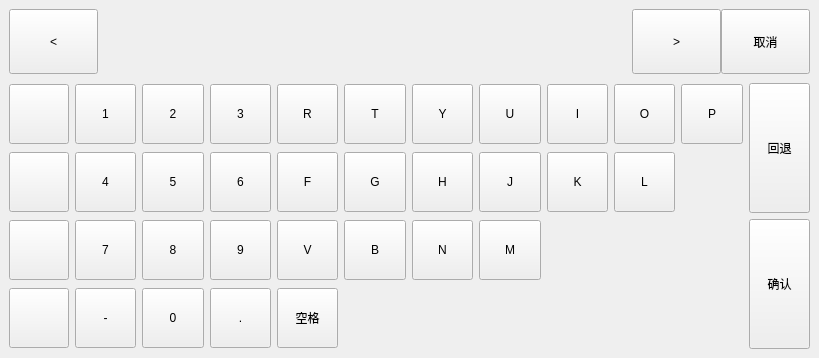
<?xml version="1.0" encoding="UTF-8"?>
<ui version="4.0">
 <class>Keyboard</class>
 <widget class="QWidget" name="Keyboard">
  <property name="geometry">
   <rect>
    <x>0</x>
    <y>0</y>
    <width>819</width>
    <height>358</height>
   </rect>
  </property>
  <property name="maximumSize">
   <size>
    <width>1024</width>
    <height>768</height>
   </size>
  </property>
  <property name="styleSheet">
   <string notr="true"/>
  </property>
  <layout class="QGridLayout" name="gridLayout_3">
   <property name="margin">
    <number>0</number>
   </property>
   <property name="spacing">
    <number>0</number>
   </property>
   <item row="0" column="0" colspan="2">
    <widget class="QWidget" name="widgetTop" native="true">
     <property name="sizePolicy">
      <sizepolicy hsizetype="Preferred" vsizetype="Preferred">
       <horstretch>0</horstretch>
       <verstretch>0</verstretch>
      </sizepolicy>
     </property>
     <property name="maximumSize">
      <size>
       <width>1024</width>
       <height>16777215</height>
      </size>
     </property>
     <layout class="QHBoxLayout" name="lay2">
      <property name="spacing">
       <number>0</number>
      </property>
      <property name="leftMargin">
       <number>9</number>
      </property>
      <property name="topMargin">
       <number>9</number>
      </property>
      <property name="rightMargin">
       <number>9</number>
      </property>
      <property name="bottomMargin">
       <number>0</number>
      </property>
      <item>
       <widget class="QPushButton" name="btnPre">
        <property name="sizePolicy">
         <sizepolicy hsizetype="Ignored" vsizetype="Expanding">
          <horstretch>0</horstretch>
          <verstretch>0</verstretch>
         </sizepolicy>
        </property>
        <property name="minimumSize">
         <size>
          <width>60</width>
          <height>60</height>
         </size>
        </property>
        <property name="focusPolicy">
         <enum>Qt::NoFocus</enum>
        </property>
        <property name="text">
         <string>&lt;</string>
        </property>
       </widget>
      </item>
      <item>
       <widget class="QLabel" name="labPY">
        <property name="text">
         <string/>
        </property>
        <property name="alignment">
         <set>Qt::AlignCenter</set>
        </property>
       </widget>
      </item>
      <item>
       <widget class="QLabel" name="labCh1">
        <property name="text">
         <string/>
        </property>
        <property name="scaledContents">
         <bool>true</bool>
        </property>
        <property name="alignment">
         <set>Qt::AlignCenter</set>
        </property>
       </widget>
      </item>
      <item>
       <widget class="QLabel" name="labCh2">
        <property name="text">
         <string/>
        </property>
        <property name="scaledContents">
         <bool>true</bool>
        </property>
        <property name="alignment">
         <set>Qt::AlignCenter</set>
        </property>
       </widget>
      </item>
      <item>
       <widget class="QLabel" name="labCh3">
        <property name="text">
         <string/>
        </property>
        <property name="scaledContents">
         <bool>true</bool>
        </property>
        <property name="alignment">
         <set>Qt::AlignCenter</set>
        </property>
       </widget>
      </item>
      <item>
       <widget class="QLabel" name="labCh4">
        <property name="text">
         <string/>
        </property>
        <property name="scaledContents">
         <bool>true</bool>
        </property>
        <property name="alignment">
         <set>Qt::AlignCenter</set>
        </property>
       </widget>
      </item>
      <item>
       <widget class="QLabel" name="labCh5">
        <property name="text">
         <string/>
        </property>
        <property name="scaledContents">
         <bool>true</bool>
        </property>
        <property name="alignment">
         <set>Qt::AlignCenter</set>
        </property>
       </widget>
      </item>
      <item>
       <widget class="QPushButton" name="btnNext">
        <property name="sizePolicy">
         <sizepolicy hsizetype="Ignored" vsizetype="Expanding">
          <horstretch>0</horstretch>
          <verstretch>0</verstretch>
         </sizepolicy>
        </property>
        <property name="minimumSize">
         <size>
          <width>60</width>
          <height>60</height>
         </size>
        </property>
        <property name="focusPolicy">
         <enum>Qt::NoFocus</enum>
        </property>
        <property name="text">
         <string>&gt;</string>
        </property>
       </widget>
      </item>
      <item>
       <widget class="QPushButton" name="btnCancel">
        <property name="sizePolicy">
         <sizepolicy hsizetype="Ignored" vsizetype="Expanding">
          <horstretch>0</horstretch>
          <verstretch>0</verstretch>
         </sizepolicy>
        </property>
        <property name="minimumSize">
         <size>
          <width>60</width>
          <height>60</height>
         </size>
        </property>
        <property name="focusPolicy">
         <enum>Qt::NoFocus</enum>
        </property>
        <property name="text">
         <string>取消</string>
        </property>
       </widget>
      </item>
     </layout>
    </widget>
   </item>
   <item row="1" column="1">
    <widget class="QWidget" name="widgetMain" native="true">
     <property name="sizePolicy">
      <sizepolicy hsizetype="Expanding" vsizetype="Preferred">
       <horstretch>0</horstretch>
       <verstretch>0</verstretch>
      </sizepolicy>
     </property>
     <layout class="QGridLayout" name="gridLayout" columnstretch="0,0,0,0,0,0,0,0,0,0,0,0,0">
      <item row="2" column="0">
       <widget class="QPushButton" name="btnFun3">
        <property name="sizePolicy">
         <sizepolicy hsizetype="Fixed" vsizetype="Fixed">
          <horstretch>0</horstretch>
          <verstretch>0</verstretch>
         </sizepolicy>
        </property>
        <property name="minimumSize">
         <size>
          <width>60</width>
          <height>60</height>
         </size>
        </property>
        <property name="focusPolicy">
         <enum>Qt::NoFocus</enum>
        </property>
        <property name="text">
         <string/>
        </property>
       </widget>
      </item>
      <item row="2" column="6">
       <widget class="QPushButton" name="btnN">
        <property name="sizePolicy">
         <sizepolicy hsizetype="Fixed" vsizetype="Fixed">
          <horstretch>0</horstretch>
          <verstretch>0</verstretch>
         </sizepolicy>
        </property>
        <property name="minimumSize">
         <size>
          <width>60</width>
          <height>60</height>
         </size>
        </property>
        <property name="focusPolicy">
         <enum>Qt::NoFocus</enum>
        </property>
        <property name="text">
         <string>N</string>
        </property>
       </widget>
      </item>
      <item row="2" column="5">
       <widget class="QPushButton" name="btnB">
        <property name="sizePolicy">
         <sizepolicy hsizetype="Fixed" vsizetype="Fixed">
          <horstretch>0</horstretch>
          <verstretch>0</verstretch>
         </sizepolicy>
        </property>
        <property name="minimumSize">
         <size>
          <width>60</width>
          <height>60</height>
         </size>
        </property>
        <property name="focusPolicy">
         <enum>Qt::NoFocus</enum>
        </property>
        <property name="text">
         <string>B</string>
        </property>
       </widget>
      </item>
      <item row="2" column="4">
       <widget class="QPushButton" name="btnV">
        <property name="sizePolicy">
         <sizepolicy hsizetype="Fixed" vsizetype="Fixed">
          <horstretch>0</horstretch>
          <verstretch>0</verstretch>
         </sizepolicy>
        </property>
        <property name="minimumSize">
         <size>
          <width>60</width>
          <height>60</height>
         </size>
        </property>
        <property name="focusPolicy">
         <enum>Qt::NoFocus</enum>
        </property>
        <property name="text">
         <string>V</string>
        </property>
       </widget>
      </item>
      <item row="1" column="7">
       <widget class="QPushButton" name="btnJ">
        <property name="sizePolicy">
         <sizepolicy hsizetype="Fixed" vsizetype="Fixed">
          <horstretch>0</horstretch>
          <verstretch>0</verstretch>
         </sizepolicy>
        </property>
        <property name="minimumSize">
         <size>
          <width>60</width>
          <height>60</height>
         </size>
        </property>
        <property name="focusPolicy">
         <enum>Qt::NoFocus</enum>
        </property>
        <property name="text">
         <string>J</string>
        </property>
       </widget>
      </item>
      <item row="1" column="2">
       <widget class="QPushButton" name="btn5">
        <property name="sizePolicy">
         <sizepolicy hsizetype="Fixed" vsizetype="Fixed">
          <horstretch>0</horstretch>
          <verstretch>0</verstretch>
         </sizepolicy>
        </property>
        <property name="minimumSize">
         <size>
          <width>60</width>
          <height>60</height>
         </size>
        </property>
        <property name="focusPolicy">
         <enum>Qt::NoFocus</enum>
        </property>
        <property name="text">
         <string>5</string>
        </property>
       </widget>
      </item>
      <item row="0" column="11">
       <widget class="QPushButton" name="btnP">
        <property name="sizePolicy">
         <sizepolicy hsizetype="Fixed" vsizetype="Fixed">
          <horstretch>0</horstretch>
          <verstretch>0</verstretch>
         </sizepolicy>
        </property>
        <property name="minimumSize">
         <size>
          <width>60</width>
          <height>60</height>
         </size>
        </property>
        <property name="focusPolicy">
         <enum>Qt::NoFocus</enum>
        </property>
        <property name="text">
         <string>P</string>
        </property>
       </widget>
      </item>
      <item row="1" column="5">
       <widget class="QPushButton" name="btnG">
        <property name="sizePolicy">
         <sizepolicy hsizetype="Fixed" vsizetype="Fixed">
          <horstretch>0</horstretch>
          <verstretch>0</verstretch>
         </sizepolicy>
        </property>
        <property name="minimumSize">
         <size>
          <width>60</width>
          <height>60</height>
         </size>
        </property>
        <property name="focusPolicy">
         <enum>Qt::NoFocus</enum>
        </property>
        <property name="text">
         <string>G</string>
        </property>
       </widget>
      </item>
      <item row="2" column="1">
       <widget class="QPushButton" name="btn7">
        <property name="sizePolicy">
         <sizepolicy hsizetype="Fixed" vsizetype="Fixed">
          <horstretch>0</horstretch>
          <verstretch>0</verstretch>
         </sizepolicy>
        </property>
        <property name="minimumSize">
         <size>
          <width>60</width>
          <height>60</height>
         </size>
        </property>
        <property name="focusPolicy">
         <enum>Qt::NoFocus</enum>
        </property>
        <property name="text">
         <string>7</string>
        </property>
       </widget>
      </item>
      <item row="2" column="2">
       <widget class="QPushButton" name="btn8">
        <property name="sizePolicy">
         <sizepolicy hsizetype="Fixed" vsizetype="Fixed">
          <horstretch>0</horstretch>
          <verstretch>0</verstretch>
         </sizepolicy>
        </property>
        <property name="minimumSize">
         <size>
          <width>60</width>
          <height>60</height>
         </size>
        </property>
        <property name="focusPolicy">
         <enum>Qt::NoFocus</enum>
        </property>
        <property name="text">
         <string>8</string>
        </property>
       </widget>
      </item>
      <item row="0" column="4">
       <widget class="QPushButton" name="btnR">
        <property name="sizePolicy">
         <sizepolicy hsizetype="Fixed" vsizetype="Fixed">
          <horstretch>0</horstretch>
          <verstretch>0</verstretch>
         </sizepolicy>
        </property>
        <property name="minimumSize">
         <size>
          <width>60</width>
          <height>60</height>
         </size>
        </property>
        <property name="focusPolicy">
         <enum>Qt::NoFocus</enum>
        </property>
        <property name="text">
         <string>R</string>
        </property>
       </widget>
      </item>
      <item row="2" column="7">
       <widget class="QPushButton" name="btnM">
        <property name="sizePolicy">
         <sizepolicy hsizetype="Fixed" vsizetype="Fixed">
          <horstretch>0</horstretch>
          <verstretch>0</verstretch>
         </sizepolicy>
        </property>
        <property name="minimumSize">
         <size>
          <width>60</width>
          <height>60</height>
         </size>
        </property>
        <property name="focusPolicy">
         <enum>Qt::NoFocus</enum>
        </property>
        <property name="text">
         <string>M</string>
        </property>
       </widget>
      </item>
      <item row="0" column="1">
       <widget class="QPushButton" name="btn1">
        <property name="sizePolicy">
         <sizepolicy hsizetype="Fixed" vsizetype="Fixed">
          <horstretch>0</horstretch>
          <verstretch>0</verstretch>
         </sizepolicy>
        </property>
        <property name="minimumSize">
         <size>
          <width>60</width>
          <height>60</height>
         </size>
        </property>
        <property name="focusPolicy">
         <enum>Qt::NoFocus</enum>
        </property>
        <property name="text">
         <string>1</string>
        </property>
       </widget>
      </item>
      <item row="0" column="5">
       <widget class="QPushButton" name="btnT">
        <property name="sizePolicy">
         <sizepolicy hsizetype="Fixed" vsizetype="Fixed">
          <horstretch>0</horstretch>
          <verstretch>0</verstretch>
         </sizepolicy>
        </property>
        <property name="minimumSize">
         <size>
          <width>60</width>
          <height>60</height>
         </size>
        </property>
        <property name="focusPolicy">
         <enum>Qt::NoFocus</enum>
        </property>
        <property name="text">
         <string>T</string>
        </property>
       </widget>
      </item>
      <item row="0" column="7">
       <widget class="QPushButton" name="btnU">
        <property name="sizePolicy">
         <sizepolicy hsizetype="Fixed" vsizetype="Fixed">
          <horstretch>0</horstretch>
          <verstretch>0</verstretch>
         </sizepolicy>
        </property>
        <property name="minimumSize">
         <size>
          <width>60</width>
          <height>60</height>
         </size>
        </property>
        <property name="focusPolicy">
         <enum>Qt::NoFocus</enum>
        </property>
        <property name="text">
         <string>U</string>
        </property>
       </widget>
      </item>
      <item row="0" column="2">
       <widget class="QPushButton" name="btn2">
        <property name="sizePolicy">
         <sizepolicy hsizetype="Fixed" vsizetype="Fixed">
          <horstretch>0</horstretch>
          <verstretch>0</verstretch>
         </sizepolicy>
        </property>
        <property name="minimumSize">
         <size>
          <width>60</width>
          <height>60</height>
         </size>
        </property>
        <property name="focusPolicy">
         <enum>Qt::NoFocus</enum>
        </property>
        <property name="text">
         <string>2</string>
        </property>
       </widget>
      </item>
      <item row="1" column="4">
       <widget class="QPushButton" name="btnF">
        <property name="sizePolicy">
         <sizepolicy hsizetype="Fixed" vsizetype="Fixed">
          <horstretch>0</horstretch>
          <verstretch>0</verstretch>
         </sizepolicy>
        </property>
        <property name="minimumSize">
         <size>
          <width>60</width>
          <height>60</height>
         </size>
        </property>
        <property name="focusPolicy">
         <enum>Qt::NoFocus</enum>
        </property>
        <property name="text">
         <string>F</string>
        </property>
       </widget>
      </item>
      <item row="0" column="6">
       <widget class="QPushButton" name="btnY">
        <property name="sizePolicy">
         <sizepolicy hsizetype="Fixed" vsizetype="Fixed">
          <horstretch>0</horstretch>
          <verstretch>0</verstretch>
         </sizepolicy>
        </property>
        <property name="minimumSize">
         <size>
          <width>60</width>
          <height>60</height>
         </size>
        </property>
        <property name="focusPolicy">
         <enum>Qt::NoFocus</enum>
        </property>
        <property name="text">
         <string>Y</string>
        </property>
       </widget>
      </item>
      <item row="0" column="9">
       <widget class="QPushButton" name="btnO">
        <property name="sizePolicy">
         <sizepolicy hsizetype="Fixed" vsizetype="Fixed">
          <horstretch>0</horstretch>
          <verstretch>0</verstretch>
         </sizepolicy>
        </property>
        <property name="minimumSize">
         <size>
          <width>60</width>
          <height>60</height>
         </size>
        </property>
        <property name="focusPolicy">
         <enum>Qt::NoFocus</enum>
        </property>
        <property name="text">
         <string>O</string>
        </property>
       </widget>
      </item>
      <item row="0" column="8">
       <widget class="QPushButton" name="btnI">
        <property name="sizePolicy">
         <sizepolicy hsizetype="Fixed" vsizetype="Fixed">
          <horstretch>0</horstretch>
          <verstretch>0</verstretch>
         </sizepolicy>
        </property>
        <property name="minimumSize">
         <size>
          <width>60</width>
          <height>60</height>
         </size>
        </property>
        <property name="focusPolicy">
         <enum>Qt::NoFocus</enum>
        </property>
        <property name="text">
         <string>I</string>
        </property>
       </widget>
      </item>
      <item row="1" column="6">
       <widget class="QPushButton" name="btnH">
        <property name="sizePolicy">
         <sizepolicy hsizetype="Fixed" vsizetype="Fixed">
          <horstretch>0</horstretch>
          <verstretch>0</verstretch>
         </sizepolicy>
        </property>
        <property name="minimumSize">
         <size>
          <width>60</width>
          <height>60</height>
         </size>
        </property>
        <property name="focusPolicy">
         <enum>Qt::NoFocus</enum>
        </property>
        <property name="text">
         <string>H</string>
        </property>
       </widget>
      </item>
      <item row="1" column="0">
       <widget class="QPushButton" name="btnFun2">
        <property name="sizePolicy">
         <sizepolicy hsizetype="Fixed" vsizetype="Fixed">
          <horstretch>0</horstretch>
          <verstretch>0</verstretch>
         </sizepolicy>
        </property>
        <property name="minimumSize">
         <size>
          <width>60</width>
          <height>60</height>
         </size>
        </property>
        <property name="focusPolicy">
         <enum>Qt::NoFocus</enum>
        </property>
        <property name="text">
         <string/>
        </property>
       </widget>
      </item>
      <item row="1" column="1">
       <widget class="QPushButton" name="btn4">
        <property name="sizePolicy">
         <sizepolicy hsizetype="Fixed" vsizetype="Fixed">
          <horstretch>0</horstretch>
          <verstretch>0</verstretch>
         </sizepolicy>
        </property>
        <property name="minimumSize">
         <size>
          <width>60</width>
          <height>60</height>
         </size>
        </property>
        <property name="focusPolicy">
         <enum>Qt::NoFocus</enum>
        </property>
        <property name="text">
         <string>4</string>
        </property>
       </widget>
      </item>
      <item row="1" column="9">
       <widget class="QPushButton" name="btnL">
        <property name="sizePolicy">
         <sizepolicy hsizetype="Fixed" vsizetype="Fixed">
          <horstretch>0</horstretch>
          <verstretch>0</verstretch>
         </sizepolicy>
        </property>
        <property name="minimumSize">
         <size>
          <width>60</width>
          <height>60</height>
         </size>
        </property>
        <property name="focusPolicy">
         <enum>Qt::NoFocus</enum>
        </property>
        <property name="text">
         <string>L</string>
        </property>
       </widget>
      </item>
      <item row="2" column="3">
       <widget class="QPushButton" name="btn9">
        <property name="sizePolicy">
         <sizepolicy hsizetype="Fixed" vsizetype="Fixed">
          <horstretch>0</horstretch>
          <verstretch>0</verstretch>
         </sizepolicy>
        </property>
        <property name="minimumSize">
         <size>
          <width>60</width>
          <height>60</height>
         </size>
        </property>
        <property name="focusPolicy">
         <enum>Qt::NoFocus</enum>
        </property>
        <property name="text">
         <string>9</string>
        </property>
       </widget>
      </item>
      <item row="1" column="8">
       <widget class="QPushButton" name="btnK">
        <property name="sizePolicy">
         <sizepolicy hsizetype="Fixed" vsizetype="Fixed">
          <horstretch>0</horstretch>
          <verstretch>0</verstretch>
         </sizepolicy>
        </property>
        <property name="minimumSize">
         <size>
          <width>60</width>
          <height>60</height>
         </size>
        </property>
        <property name="focusPolicy">
         <enum>Qt::NoFocus</enum>
        </property>
        <property name="text">
         <string>K</string>
        </property>
       </widget>
      </item>
      <item row="3" column="0">
       <widget class="QPushButton" name="btnFun4">
        <property name="sizePolicy">
         <sizepolicy hsizetype="Fixed" vsizetype="Fixed">
          <horstretch>0</horstretch>
          <verstretch>0</verstretch>
         </sizepolicy>
        </property>
        <property name="minimumSize">
         <size>
          <width>60</width>
          <height>60</height>
         </size>
        </property>
        <property name="focusPolicy">
         <enum>Qt::NoFocus</enum>
        </property>
        <property name="text">
         <string/>
        </property>
       </widget>
      </item>
      <item row="0" column="0">
       <widget class="QPushButton" name="btnFun1">
        <property name="sizePolicy">
         <sizepolicy hsizetype="Fixed" vsizetype="Fixed">
          <horstretch>0</horstretch>
          <verstretch>0</verstretch>
         </sizepolicy>
        </property>
        <property name="minimumSize">
         <size>
          <width>60</width>
          <height>60</height>
         </size>
        </property>
        <property name="focusPolicy">
         <enum>Qt::NoFocus</enum>
        </property>
        <property name="text">
         <string/>
        </property>
       </widget>
      </item>
      <item row="0" column="3">
       <widget class="QPushButton" name="btn3">
        <property name="sizePolicy">
         <sizepolicy hsizetype="Fixed" vsizetype="Fixed">
          <horstretch>0</horstretch>
          <verstretch>0</verstretch>
         </sizepolicy>
        </property>
        <property name="minimumSize">
         <size>
          <width>60</width>
          <height>60</height>
         </size>
        </property>
        <property name="focusPolicy">
         <enum>Qt::NoFocus</enum>
        </property>
        <property name="text">
         <string>3</string>
        </property>
       </widget>
      </item>
      <item row="2" column="12" rowspan="2">
       <widget class="QPushButton" name="btnEnter">
        <property name="sizePolicy">
         <sizepolicy hsizetype="Fixed" vsizetype="Fixed">
          <horstretch>0</horstretch>
          <verstretch>0</verstretch>
         </sizepolicy>
        </property>
        <property name="minimumSize">
         <size>
          <width>60</width>
          <height>130</height>
         </size>
        </property>
        <property name="maximumSize">
         <size>
          <width>16777215</width>
          <height>16777215</height>
         </size>
        </property>
        <property name="focusPolicy">
         <enum>Qt::NoFocus</enum>
        </property>
        <property name="text">
         <string>确认</string>
        </property>
       </widget>
      </item>
      <item row="1" column="3">
       <widget class="QPushButton" name="btn6">
        <property name="sizePolicy">
         <sizepolicy hsizetype="Fixed" vsizetype="Fixed">
          <horstretch>0</horstretch>
          <verstretch>0</verstretch>
         </sizepolicy>
        </property>
        <property name="minimumSize">
         <size>
          <width>60</width>
          <height>60</height>
         </size>
        </property>
        <property name="focusPolicy">
         <enum>Qt::NoFocus</enum>
        </property>
        <property name="text">
         <string>6</string>
        </property>
       </widget>
      </item>
      <item row="0" column="12" rowspan="2">
       <widget class="QPushButton" name="btnDelete">
        <property name="sizePolicy">
         <sizepolicy hsizetype="Fixed" vsizetype="Fixed">
          <horstretch>0</horstretch>
          <verstretch>0</verstretch>
         </sizepolicy>
        </property>
        <property name="minimumSize">
         <size>
          <width>60</width>
          <height>130</height>
         </size>
        </property>
        <property name="focusPolicy">
         <enum>Qt::NoFocus</enum>
        </property>
        <property name="text">
         <string>回退</string>
        </property>
       </widget>
      </item>
      <item row="3" column="2">
       <widget class="QPushButton" name="btn0">
        <property name="sizePolicy">
         <sizepolicy hsizetype="Fixed" vsizetype="Fixed">
          <horstretch>0</horstretch>
          <verstretch>0</verstretch>
         </sizepolicy>
        </property>
        <property name="minimumSize">
         <size>
          <width>60</width>
          <height>60</height>
         </size>
        </property>
        <property name="sizeIncrement">
         <size>
          <width>0</width>
          <height>0</height>
         </size>
        </property>
        <property name="focusPolicy">
         <enum>Qt::NoFocus</enum>
        </property>
        <property name="text">
         <string>0</string>
        </property>
       </widget>
      </item>
      <item row="3" column="4">
       <widget class="QPushButton" name="btnSpace">
        <property name="sizePolicy">
         <sizepolicy hsizetype="Fixed" vsizetype="Fixed">
          <horstretch>0</horstretch>
          <verstretch>0</verstretch>
         </sizepolicy>
        </property>
        <property name="minimumSize">
         <size>
          <width>60</width>
          <height>60</height>
         </size>
        </property>
        <property name="focusPolicy">
         <enum>Qt::NoFocus</enum>
        </property>
        <property name="text">
         <string>空格</string>
        </property>
       </widget>
      </item>
      <item row="3" column="1">
       <widget class="QPushButton" name="btnMinus">
        <property name="sizePolicy">
         <sizepolicy hsizetype="Fixed" vsizetype="Fixed">
          <horstretch>0</horstretch>
          <verstretch>0</verstretch>
         </sizepolicy>
        </property>
        <property name="minimumSize">
         <size>
          <width>60</width>
          <height>60</height>
         </size>
        </property>
        <property name="focusPolicy">
         <enum>Qt::NoFocus</enum>
        </property>
        <property name="text">
         <string>-</string>
        </property>
       </widget>
      </item>
      <item row="3" column="3">
       <widget class="QPushButton" name="btnDot">
        <property name="sizePolicy">
         <sizepolicy hsizetype="Fixed" vsizetype="Fixed">
          <horstretch>0</horstretch>
          <verstretch>0</verstretch>
         </sizepolicy>
        </property>
        <property name="minimumSize">
         <size>
          <width>60</width>
          <height>60</height>
         </size>
        </property>
        <property name="focusPolicy">
         <enum>Qt::NoFocus</enum>
        </property>
        <property name="text">
         <string>.</string>
        </property>
       </widget>
      </item>
     </layout>
    </widget>
   </item>
  </layout>
 </widget>
 <resources/>
 <connections/>
</ui>
